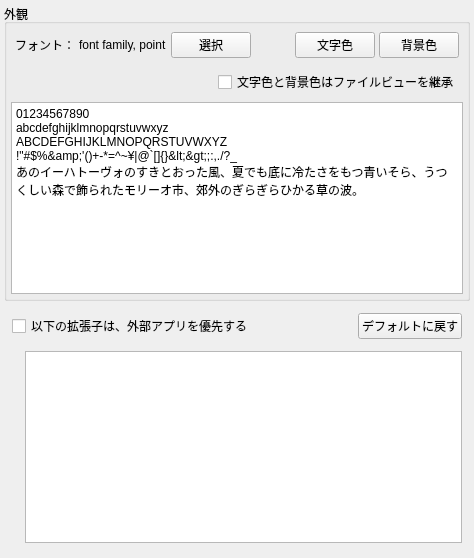
     <widget class="QWidget" name="tabTextViewer">
      <attribute name="title">
       <string>テキストビューア</string>
      </attribute>
      <layout class="QVBoxLayout" name="verticalLayout_13">
       <property name="spacing">
        <number>4</number>
       </property>
       <property name="leftMargin">
        <number>4</number>
       </property>
       <property name="topMargin">
        <number>4</number>
       </property>
       <property name="rightMargin">
        <number>4</number>
       </property>
       <property name="bottomMargin">
        <number>4</number>
       </property>
       <item>
        <widget class="QGroupBox" name="groupBox_8">
         <property name="title">
          <string>外観</string>
         </property>
         <layout class="QVBoxLayout" name="verticalLayout_12">
          <property name="spacing">
           <number>4</number>
          </property>
          <property name="leftMargin">
           <number>4</number>
          </property>
          <property name="topMargin">
           <number>4</number>
          </property>
          <property name="rightMargin">
           <number>4</number>
          </property>
          <property name="bottomMargin">
           <number>4</number>
          </property>
          <item>
           <layout class="QHBoxLayout" name="horizontalLayout_29">
            <property name="spacing">
             <number>4</number>
            </property>
            <property name="leftMargin">
             <number>4</number>
            </property>
            <property name="topMargin">
             <number>4</number>
            </property>
            <property name="rightMargin">
             <number>4</number>
            </property>
            <property name="bottomMargin">
             <number>4</number>
            </property>
            <item>
             <widget class="QLabel" name="label_21">
              <property name="text">
               <string>フォント：</string>
              </property>
             </widget>
            </item>
            <item>
             <widget class="QLabel" name="viewerFont">
              <property name="text">
               <string>font family, point</string>
              </property>
             </widget>
            </item>
            <item>
             <widget class="QPushButton" name="chooseViewerFont">
              <property name="focusPolicy">
               <enum>Qt::StrongFocus</enum>
              </property>
              <property name="text">
               <string>選択</string>
              </property>
             </widget>
            </item>
            <item>
             <spacer name="horizontalSpacer_18">
              <property name="orientation">
               <enum>Qt::Horizontal</enum>
              </property>
              <property name="sizeHint" stdset="0">
               <size>
                <width>40</width>
                <height>20</height>
               </size>
              </property>
             </spacer>
            </item>
            <item>
             <widget class="QPushButton" name="viewerClrFg">
              <property name="sizePolicy">
               <sizepolicy hsizetype="Minimum" vsizetype="Fixed">
                <horstretch>0</horstretch>
                <verstretch>0</verstretch>
               </sizepolicy>
              </property>
              <property name="focusPolicy">
               <enum>Qt::StrongFocus</enum>
              </property>
              <property name="text">
               <string>文字色</string>
              </property>
             </widget>
            </item>
            <item>
             <widget class="QPushButton" name="viewerClrBg">
              <property name="focusPolicy">
               <enum>Qt::StrongFocus</enum>
              </property>
              <property name="text">
               <string>背景色</string>
              </property>
             </widget>
            </item>
           </layout>
          </item>
          <item>
           <layout class="QHBoxLayout" name="horizontalLayout_30">
            <property name="spacing">
             <number>4</number>
            </property>
            <property name="leftMargin">
             <number>4</number>
            </property>
            <property name="topMargin">
             <number>4</number>
            </property>
            <property name="rightMargin">
             <number>4</number>
            </property>
            <property name="bottomMargin">
             <number>4</number>
            </property>
            <item>
             <spacer name="horizontalSpacer_19">
              <property name="orientation">
               <enum>Qt::Horizontal</enum>
              </property>
              <property name="sizeHint" stdset="0">
               <size>
                <width>40</width>
                <height>20</height>
               </size>
              </property>
             </spacer>
            </item>
            <item>
             <widget class="QCheckBox" name="viewerInherit">
              <property name="text">
               <string>文字色と背景色はファイルビューを継承</string>
              </property>
             </widget>
            </item>
           </layout>
          </item>
          <item>
           <widget class="QPlainTextEdit" name="viewerSample">
            <property name="readOnly">
             <bool>true</bool>
            </property>
            <property name="plainText">
             <string>01234567890
abcdefghijklmnopqrstuvwxyz
ABCDEFGHIJKLMNOPQRSTUVWXYZ
!&quot;#$%&amp;'()+-*=^~¥|@`[]{}&lt;&gt;;:,./?_
あのイーハトーヴォのすきとおった風、夏でも底に冷たさをもつ青いそら、うつくしい森で飾られたモリーオ市、郊外のぎらぎらひかる草の波。</string>
            </property>
           </widget>
          </item>
         </layout>
        </widget>
       </item>
       <item>
        <layout class="QVBoxLayout" name="verticalLayout_11">
         <property name="spacing">
          <number>4</number>
         </property>
         <property name="leftMargin">
          <number>4</number>
         </property>
         <property name="topMargin">
          <number>4</number>
         </property>
         <property name="rightMargin">
          <number>4</number>
         </property>
         <property name="bottomMargin">
          <number>4</number>
         </property>
         <item>
          <layout class="QHBoxLayout" name="horizontalLayout_31">
           <property name="spacing">
            <number>4</number>
           </property>
           <property name="leftMargin">
            <number>4</number>
           </property>
           <property name="topMargin">
            <number>4</number>
           </property>
           <property name="rightMargin">
            <number>4</number>
           </property>
           <property name="bottomMargin">
            <number>4</number>
           </property>
           <item>
            <widget class="QCheckBox" name="enableViewerIgnoreExt">
             <property name="text">
              <string>以下の拡張子は、外部アプリを優先する</string>
             </property>
            </widget>
           </item>
           <item>
            <spacer name="horizontalSpacer_21">
             <property name="orientation">
              <enum>Qt::Horizontal</enum>
             </property>
             <property name="sizeHint" stdset="0">
              <size>
               <width>40</width>
               <height>20</height>
              </size>
             </property>
            </spacer>
           </item>
           <item>
            <widget class="QPushButton" name="defaultIgnoreExt">
             <property name="text">
              <string>デフォルトに戻す</string>
             </property>
            </widget>
           </item>
          </layout>
         </item>
         <item>
          <layout class="QHBoxLayout" name="horizontalLayout_32">
           <property name="spacing">
            <number>4</number>
           </property>
           <property name="leftMargin">
            <number>4</number>
           </property>
           <property name="topMargin">
            <number>4</number>
           </property>
           <property name="rightMargin">
            <number>4</number>
           </property>
           <property name="bottomMargin">
            <number>4</number>
           </property>
           <item>
            <spacer name="horizontalSpacer_20">
             <property name="orientation">
              <enum>Qt::Horizontal</enum>
             </property>
             <property name="sizeType">
              <enum>QSizePolicy::Fixed</enum>
             </property>
             <property name="sizeHint" stdset="0">
              <size>
               <width>13</width>
               <height>17</height>
              </size>
             </property>
            </spacer>
           </item>
           <item>
            <widget class="QPlainTextEdit" name="viewerIgnoreExt">
             <property name="sizePolicy">
              <sizepolicy hsizetype="Expanding" vsizetype="Minimum">
               <horstretch>0</horstretch>
               <verstretch>0</verstretch>
              </sizepolicy>
             </property>
             <property name="minimumSize">
              <size>
               <width>0</width>
               <height>100</height>
              </size>
             </property>
            </widget>
           </item>
          </layout>
         </item>
        </layout>
       </item>
       <item>
        <spacer name="verticalSpacer_5">
         <property name="orientation">
          <enum>Qt::Vertical</enum>
         </property>
         <property name="sizeHint" stdset="0">
          <size>
           <width>20</width>
           <height>3</height>
          </size>
         </property>
        </spacer>
       </item>
      </layout>
     </widget>
